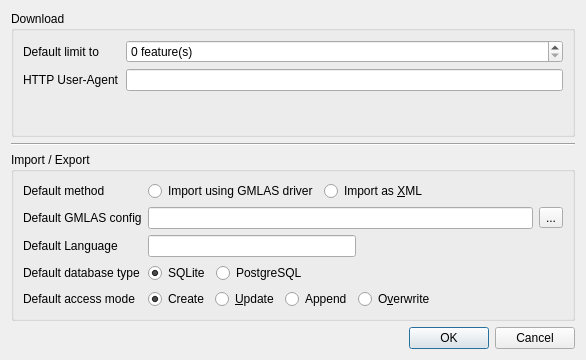
<?xml version="1.0" encoding="UTF-8"?>
<ui version="4.0">
 <class>SettingsDialog</class>
 <widget class="QWidget" name="SettingsDialog">
  <property name="geometry">
   <rect>
    <x>0</x>
    <y>0</y>
    <width>586</width>
    <height>360</height>
   </rect>
  </property>
  <property name="windowTitle">
   <string>Settings</string>
  </property>
  <layout class="QGridLayout" name="gridLayout">
   <item row="0" column="0">
    <widget class="QGroupBox" name="downloadGroupBox">
     <property name="toolTip">
      <string/>
     </property>
     <property name="locale">
      <locale language="English" country="UnitedStates"/>
     </property>
     <property name="title">
      <string>Download</string>
     </property>
     <property name="flat">
      <bool>false</bool>
     </property>
     <layout class="QVBoxLayout" name="verticalLayout">
      <item>
       <layout class="QFormLayout" name="formLayout">
        <property name="fieldGrowthPolicy">
         <enum>QFormLayout::AllNonFixedFieldsGrow</enum>
        </property>
        <item row="0" column="0">
         <widget class="QLabel" name="featureLimitLabel">
          <property name="text">
           <string>Default limit to</string>
          </property>
         </widget>
        </item>
        <item row="0" column="1">
         <widget class="QSpinBox" name="featureLimitBox">
          <property name="toolTip">
           <string>&lt;html&gt;&lt;head/&gt;&lt;body&gt;&lt;p&gt;Maximum number of features to download.&lt;/p&gt;&lt;/body&gt;&lt;/html&gt;</string>
          </property>
          <property name="suffix">
           <string> feature(s)</string>
          </property>
          <property name="maximum">
           <number>100000</number>
          </property>
          <property name="value">
           <number>0</number>
          </property>
         </widget>
        </item>
        <item row="1" column="0">
         <widget class="QLabel" name="label">
          <property name="text">
           <string>HTTP User-Agent</string>
          </property>
         </widget>
        </item>
        <item row="1" column="1">
         <widget class="QLineEdit" name="httpUserAgentEdit"/>
        </item>
       </layout>
      </item>
     </layout>
    </widget>
   </item>
   <item row="1" column="0">
    <widget class="Line" name="line">
     <property name="orientation">
      <enum>Qt::Horizontal</enum>
     </property>
    </widget>
   </item>
   <item row="2" column="0">
    <widget class="QGroupBox" name="importExportGroupBox">
     <property name="title">
      <string>Import / Export</string>
     </property>
     <layout class="QVBoxLayout" name="verticalLayout_4">
      <item>
       <layout class="QFormLayout" name="formLayout_3">
        <item row="0" column="0">
         <widget class="QLabel" name="importMethodLabel">
          <property name="text">
           <string>Default method</string>
          </property>
         </widget>
        </item>
        <item row="0" column="1">
         <widget class="QWidget" name="methodWidget" native="true">
          <layout class="QHBoxLayout" name="horizontalLayout_3">
           <property name="leftMargin">
            <number>0</number>
           </property>
           <property name="topMargin">
            <number>0</number>
           </property>
           <property name="rightMargin">
            <number>0</number>
           </property>
           <property name="bottomMargin">
            <number>0</number>
           </property>
           <item>
            <widget class="QRadioButton" name="gmlasRadioButton">
             <property name="text">
              <string>Import using GMLAS driver</string>
             </property>
            </widget>
           </item>
           <item>
            <widget class="QRadioButton" name="xmlRadioButton">
             <property name="text">
              <string>Import as &amp;XML</string>
             </property>
            </widget>
           </item>
           <item>
            <spacer name="horizontalSpacer">
             <property name="orientation">
              <enum>Qt::Horizontal</enum>
             </property>
             <property name="sizeHint" stdset="0">
              <size>
               <width>40</width>
               <height>20</height>
              </size>
             </property>
            </spacer>
           </item>
          </layout>
         </widget>
        </item>
        <item row="2" column="0">
         <widget class="QLabel" name="languageLabel">
          <property name="text">
           <string>Default Language</string>
          </property>
         </widget>
        </item>
        <item row="2" column="1">
         <layout class="QHBoxLayout" name="horizontalLayout_4">
          <item>
           <widget class="QLineEdit" name="languageLineEdit"/>
          </item>
          <item>
           <spacer name="horizontalSpacer_2">
            <property name="orientation">
             <enum>Qt::Horizontal</enum>
            </property>
            <property name="sizeHint" stdset="0">
             <size>
              <width>40</width>
              <height>20</height>
             </size>
            </property>
           </spacer>
          </item>
         </layout>
        </item>
        <item row="4" column="0">
         <widget class="QLabel" name="accessModeLabel">
          <property name="text">
           <string>Default access mode</string>
          </property>
         </widget>
        </item>
        <item row="4" column="1">
         <widget class="QWidget" name="accessModeWidget" native="true">
          <layout class="QHBoxLayout" name="horizontalLayout_5">
           <property name="leftMargin">
            <number>0</number>
           </property>
           <property name="topMargin">
            <number>0</number>
           </property>
           <property name="rightMargin">
            <number>0</number>
           </property>
           <property name="bottomMargin">
            <number>0</number>
           </property>
           <item>
            <widget class="QWidget" name="accessModeWidget_2" native="true">
             <layout class="QHBoxLayout" name="horizontalLayout_6">
              <property name="leftMargin">
               <number>0</number>
              </property>
              <property name="topMargin">
               <number>0</number>
              </property>
              <property name="rightMargin">
               <number>0</number>
              </property>
              <property name="bottomMargin">
               <number>0</number>
              </property>
              <item>
               <widget class="QRadioButton" name="createRadioButton">
                <property name="text">
                 <string>Create</string>
                </property>
                <property name="checked">
                 <bool>true</bool>
                </property>
               </widget>
              </item>
              <item>
               <widget class="QRadioButton" name="updateRadioButton">
                <property name="text">
                 <string>&amp;Update</string>
                </property>
               </widget>
              </item>
              <item>
               <widget class="QRadioButton" name="appendRadioButton">
                <property name="text">
                 <string>Append</string>
                </property>
               </widget>
              </item>
              <item>
               <widget class="QRadioButton" name="overwriteRadioButton">
                <property name="text">
                 <string>O&amp;verwrite</string>
                </property>
               </widget>
              </item>
              <item>
               <spacer name="horizontalSpacer_3">
                <property name="orientation">
                 <enum>Qt::Horizontal</enum>
                </property>
                <property name="sizeHint" stdset="0">
                 <size>
                  <width>40</width>
                  <height>20</height>
                 </size>
                </property>
               </spacer>
              </item>
             </layout>
            </widget>
           </item>
          </layout>
         </widget>
        </item>
        <item row="3" column="0">
         <widget class="QLabel" name="dbTypeLabel">
          <property name="text">
           <string>Default database type</string>
          </property>
         </widget>
        </item>
        <item row="3" column="1">
         <widget class="QWidget" name="dbTypeWidget" native="true">
          <layout class="QHBoxLayout" name="horizontalLayout_7">
           <property name="leftMargin">
            <number>0</number>
           </property>
           <property name="topMargin">
            <number>0</number>
           </property>
           <property name="rightMargin">
            <number>0</number>
           </property>
           <property name="bottomMargin">
            <number>0</number>
           </property>
           <item>
            <widget class="QRadioButton" name="sqliteRadioButton">
             <property name="text">
              <string>SQLite</string>
             </property>
             <property name="checked">
              <bool>true</bool>
             </property>
            </widget>
           </item>
           <item>
            <widget class="QRadioButton" name="pgsqlRadioButton">
             <property name="text">
              <string>PostgreSQL</string>
             </property>
            </widget>
           </item>
           <item>
            <spacer name="horizontalSpacer_4">
             <property name="orientation">
              <enum>Qt::Horizontal</enum>
             </property>
             <property name="sizeHint" stdset="0">
              <size>
               <width>40</width>
               <height>20</height>
              </size>
             </property>
            </spacer>
           </item>
          </layout>
         </widget>
        </item>
        <item row="1" column="0">
         <widget class="QLabel" name="gmlasConfigLabel">
          <property name="text">
           <string>Default GMLAS config</string>
          </property>
         </widget>
        </item>
        <item row="1" column="1">
         <layout class="QHBoxLayout" name="horizontalLayout_8">
          <item>
           <widget class="QLineEdit" name="gmlasConfigLineEdit">
            <property name="toolTip">
             <string>&lt;html&gt;&lt;head/&gt;&lt;body&gt;&lt;p&gt;GML file to load into a database.&lt;/p&gt;&lt;/body&gt;&lt;/html&gt;</string>
            </property>
           </widget>
          </item>
          <item>
           <widget class="QToolButton" name="gmlasConfigButton">
            <property name="text">
             <string>...</string>
            </property>
           </widget>
          </item>
         </layout>
        </item>
       </layout>
      </item>
     </layout>
    </widget>
   </item>
   <item row="3" column="0">
    <widget class="QDialogButtonBox" name="buttonBox">
     <property name="orientation">
      <enum>Qt::Horizontal</enum>
     </property>
     <property name="standardButtons">
      <set>QDialogButtonBox::Cancel|QDialogButtonBox::Ok</set>
     </property>
    </widget>
   </item>
  </layout>
 </widget>
 <resources/>
 <connections>
  <connection>
   <sender>buttonBox</sender>
   <signal>accepted()</signal>
   <receiver>SettingsDialog</receiver>
   <slot>accept()</slot>
   <hints>
    <hint type="sourcelabel">
     <x>248</x>
     <y>254</y>
    </hint>
    <hint type="destinationlabel">
     <x>157</x>
     <y>274</y>
    </hint>
   </hints>
  </connection>
  <connection>
   <sender>buttonBox</sender>
   <signal>rejected()</signal>
   <receiver>SettingsDialog</receiver>
   <slot>reject()</slot>
   <hints>
    <hint type="sourcelabel">
     <x>316</x>
     <y>260</y>
    </hint>
    <hint type="destinationlabel">
     <x>286</x>
     <y>274</y>
    </hint>
   </hints>
  </connection>
 </connections>
</ui>
